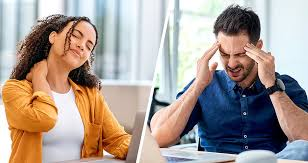
#> input picture gör.jpg, 308 x 163 px
$ python -i main.py   (imports and definitions only)
#> lines starting #> are read from the running program, lines starting #| are printed output that depends on the picture; after the words box and inside, x2 and y2 are one past the last pixel; in counts of white or black regions, pixels touching at a corner belong together
import numpy as np
import matplotlib.pyplot as plt
import cv2

class ShapeDrawer:
    @staticmethod
    def draw_circle():
        image = np.ones((200, 200, 3), dtype="uint8") * 255
        center = (100, 100)
        radius = 50
        color = (128, 0, 128)  # Mor renk
        cv2.circle(image, center, radius, color, -1)
        return image

    @staticmethod
    def draw_square():
        image = np.ones((200, 200, 3), dtype="uint8") * 255
        top_left = (75, 75)
        bottom_right = (125, 125)
        color = (128, 0, 128)  # Mor renk
        cv2.rectangle(image, top_left, bottom_right, color, -1)
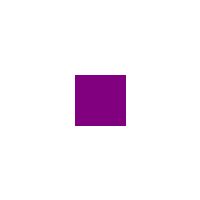
#> image: shape (200, 200, 3); mean of channels 0, 1, 2 246.7, 238.4, 246.7; drawn as B, G, R
        return image

class EdgeDetector:
    horizontal_filter = np.array([[-1, 1]])
    vertical_filter = np.array([[-1], [1]])

    @staticmethod
    def apply_filters(image):
        gray_image = cv2.cvtColor(image, cv2.COLOR_BGR2GRAY)
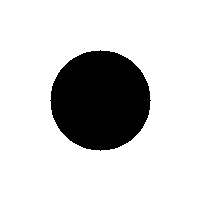
#> gray_image: shape (200, 200); values 53 (black) and 255 (white), 80.4% white; 1 black region, box (x1, y1, x2, y2) and area: (50, 50, 151, 151) 7845
        horizontal_derivative = cv2.filter2D(gray_image, -1, EdgeDetector.horizontal_filter)
#> horizontal_derivative: shape (200, 200); values 0 (black) and 202 (white), 0.25% white in thin lines or dots, all inside (x1, y1, x2, y2) = (101, 50, 152, 151)
        vertical_derivative = cv2.filter2D(gray_image, -1, EdgeDetector.vertical_filter)
#> vertical_derivative: shape (200, 200); values 0 (black) and 202 (white), 0.25% white in thin lines or dots, all inside (x1, y1, x2, y2) = (50, 101, 151, 152)
        return horizontal_derivative + vertical_derivative

mavi_daire = ShapeDrawer.draw_circle()
mavi_kare = ShapeDrawer.draw_square()

daire_turev = EdgeDetector.apply_filters(mavi_daire)
kare_turev = EdgeDetector.apply_filters(mavi_kare)
#> in apply_filters (call 2), `gray_image = cv2.cvtColor(image, cv2.COLOR_BGR2GRAY)`: gray_image: shape (200, 200); values 53 (black) and 255 (white), 93.5% white; 1 black region, box (x1, y1, x2, y2) and area: (75, 75, 126, 126) 2601
#> in apply_filters (call 2), `horizontal_derivative = cv2.filter2D(gray_image, -1, EdgeDetector.hori..`: horizontal_derivative: shape (200, 200); values 0 (black) and 202 (white), 0.13% white in thin lines or dots, all inside (x1, y1, x2, y2) = (126, 75, 127, 126)
#> in apply_filters (call 2), `vertical_derivative = cv2.filter2D(gray_image, -1, EdgeDetector.vertic..`:
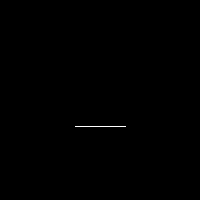
#> vertical_derivative: shape (200, 200); values 0 (black) and 202 (white), 0.13% white in thin lines or dots, all inside (x1, y1, x2, y2) = (75, 126, 126, 127)
#> in apply_filters (call 2), `return horizontal_derivative + vertical_derivative`: returned value: shape (200, 200); values 0 (black) and 202 (white), 0.26% white in thin lines or dots, all inside (x1, y1, x2, y2) = (75, 75, 127, 127)

fig, axs = plt.subplots(2, 2, figsize=(10, 10))

# [20 lines not run here, left out]

>>> import cv2
>>> picture = cv2.imread('../gör.jpg')
#> picture is the input picture: shape (163, 308, 3); mean B, G, R 149.6, 157.4, 170.5
>>> result = EdgeDetector().apply_filters(picture)
#> in apply_filters (call 3), `gray_image = cv2.cvtColor(image, cv2.COLOR_BGR2GRAY)`:
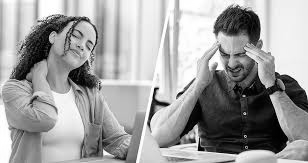
#> gray_image: shape (163, 308); min 0, max 255, mean 160.4
#> in apply_filters (call 3), `horizontal_derivative = cv2.filter2D(gray_image, -1, EdgeDetector.hori..`:
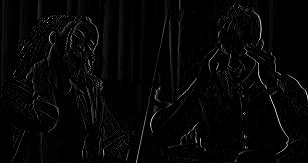
#> horizontal_derivative: shape (163, 308); min 0, max 216, mean 5.9
#> in apply_filters (call 3), `vertical_derivative = cv2.filter2D(gray_image, -1, EdgeDetector.vertic..`:
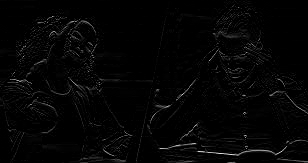
#> vertical_derivative: shape (163, 308); min 0, max 228, mean 4.9
#> in apply_filters (call 3), `return horizontal_derivative + vertical_derivative`:
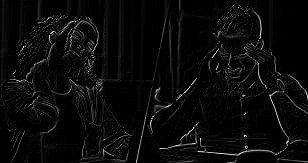
#> returned value: shape (163, 308); min 0, max 255, mean 10.7
